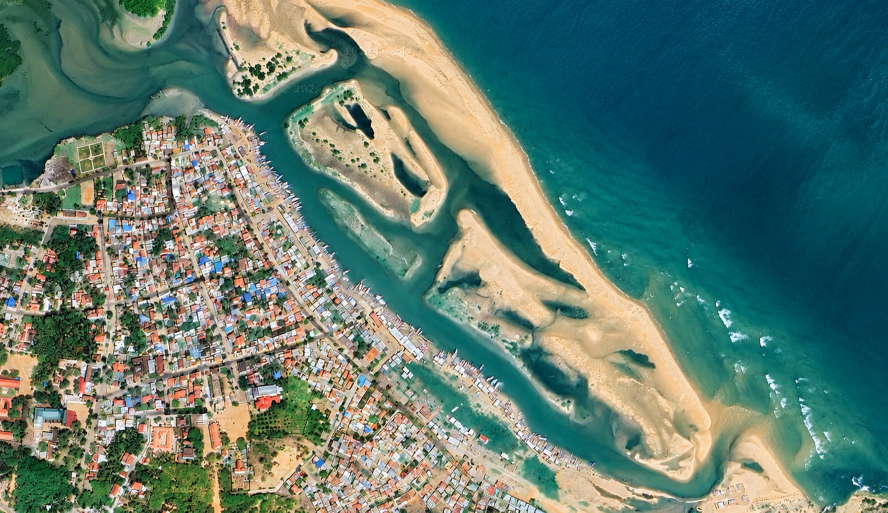
#> input picture assets/manapad-satellite.jpg, 1776 x 1025 px (shown at 1/2 size)
$ python build-scenery.py
#> lines starting #> are read from the running program, lines starting #| are printed output that depends on the picture; after the words box and inside, x2 and y2 are one past the last pixel; in counts of white or black regions, pixels touching at a corner belong together
"""Regenerate the 3D scenery data from assets/manapad-satellite.jpg.

Run from anywhere:  python3 tools/build-scenery.py
Needs: numpy, opencv-python.

Writes
  assets/water-mask.png        soft water mask (white = water) for the animated sea surface
  scripts/scenery-data.js      trees + building blocks (world metres), read by world.js
  scripts/texture-data.js      the satellite image and water mask as data URIs, so the
                               page also works when opened straight from disk (file://),
                               where browsers refuse to give WebGL images loaded from files.

Coordinates: original-screenshot pixels (1 px ~ 1 m at the screenshot's scale bar).
World X = x - 1100, world Z = y - 650. The satellite image covers x 215-1636, y 62-882
at 1.25 image px per unit. Buildings and trees are DERIVED FROM IMAGE COLOUR, not surveyed:
building footprints are grid cells that look like roofs, heights are random.
"""
import base64, json, os, random
import cv2
import numpy as np

ROOT = os.path.dirname(os.path.dirname(os.path.abspath(__file__)))
random.seed(7); np.random.seed(7)
img = cv2.imread(os.path.join(ROOT, "assets", "manapad-satellite.jpg"))
#> img is the input picture: shape (1025, 1776, 3); mean B, G, R 111.8, 122.9, 95
h, w = img.shape[:2]
#> h = 1025; w = 1776
hsv = cv2.cvtColor(img, cv2.COLOR_BGR2HSV).astype(np.float32)
H = hsv[..., 0] * 2; S = hsv[..., 1] / 255; V = hsv[..., 2] / 255
#> after `S = hsv[..., 1] / 255`:
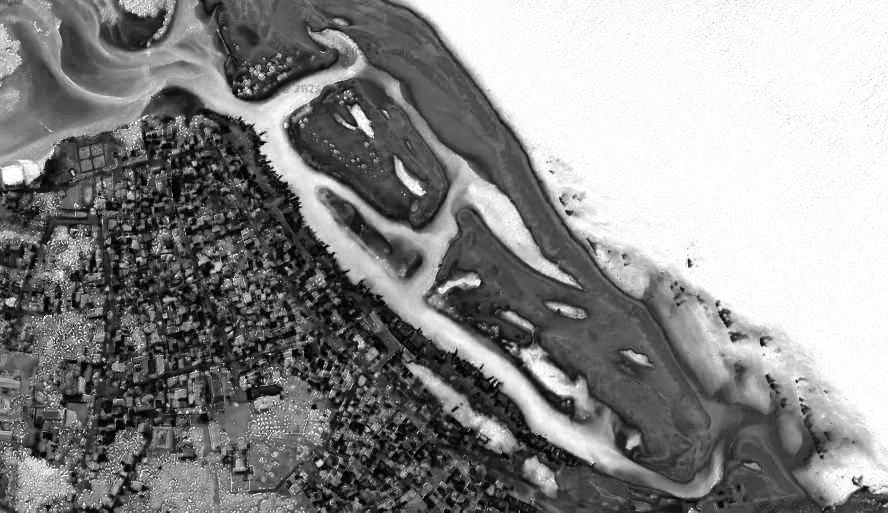
#> S: shape (1025, 1776) float32 (shown at 1/2 size); min 0, max 1, mean 0.538
b, g, r = [img[..., i].astype(np.float32) for i in range(3)]
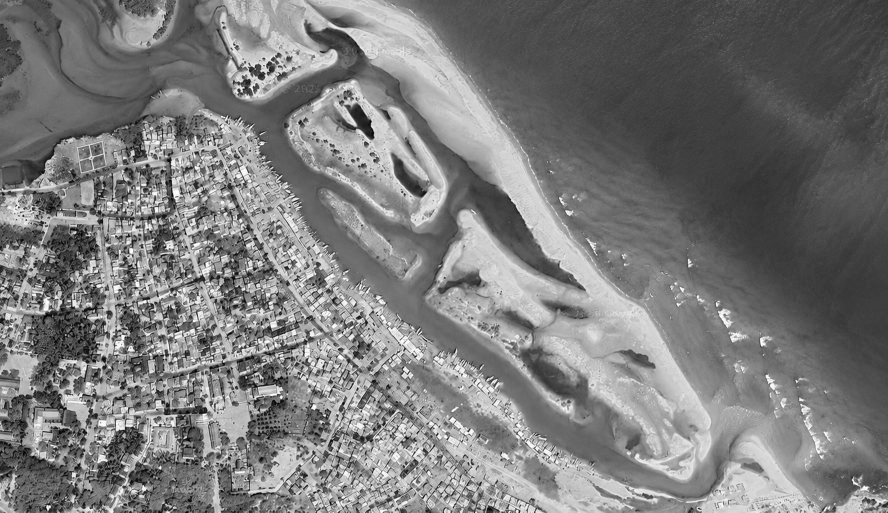
#> g: shape (1025, 1776) float32 (shown at 1/2 size); min 0, max 255, mean 122.9
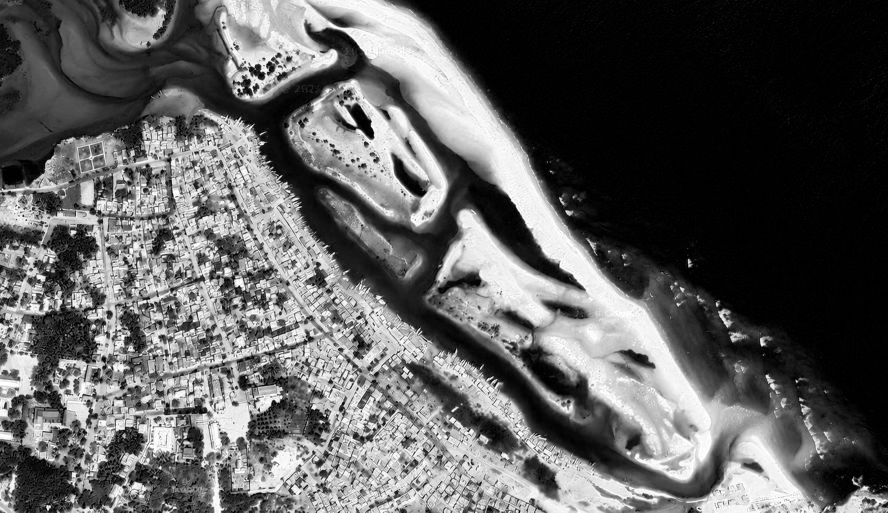
#> r: shape (1025, 1776) float32 (shown at 1/2 size); min 0, max 255, mean 95

water = (((H >= 150) & (H <= 215) & (S > 0.25)) | ((b > r + 25) & (g > r + 10) & (S > 0.3))).astype(np.uint8) * 255
#> water: shape (1025, 1776); 46.2% white; 780 white regions (606 under 20 px), largest, box (x1, y1, x2, y2) and area: (777, 0, 1776, 1020) 557660, (0, 0, 1447, 998) 235615, (774, 719, 1051, 912) 11887
water = cv2.morphologyEx(water, cv2.MORPH_OPEN, np.ones((5, 5), np.uint8))
#> water: shape (1025, 1776); 45.5% white; 110 white regions, largest, box (x1, y1, x2, y2) and area: (779, 0, 1776, 1016) 556970, (0, 0, 1447, 998) 233668, (799, 724, 1051, 908) 11136
water = cv2.morphologyEx(water, cv2.MORPH_CLOSE, np.ones((9, 9), np.uint8))
#> water: shape (1025, 1776); 45.9% white; 87 white regions, largest, box (x1, y1, x2, y2) and area: (779, 0, 1776, 1016) 559083, (0, 0, 1447, 1008) 237647, (799, 724, 1051, 908) 11512
n, lab, st, _ = cv2.connectedComponentsWithStats(water)
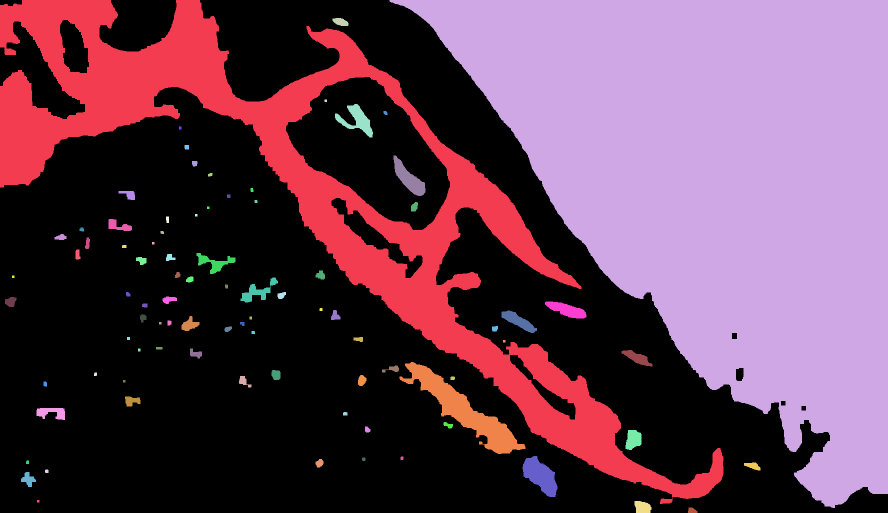
#> lab: shape (1025, 1776) int32 (shown at 1/2 size); 88 distinct labels, from 0 to 87; one colour per label, 0 black
#> n = 88; st = 88 rows, first 6: [0, 0, 1776, 1025, 985724], [0, 0, 1447, 1008, 237647], [779, 0, 997, 1016, 559083], [665, 36, 32, 16, 371], [649, 199, 5, 5, 25], [670, 208, 76, 67, 1980]
for i in range(1, n):
    if st[i, 4] < 2500:          # blue tarps on roofs are not water
        water[lab == i] = 0
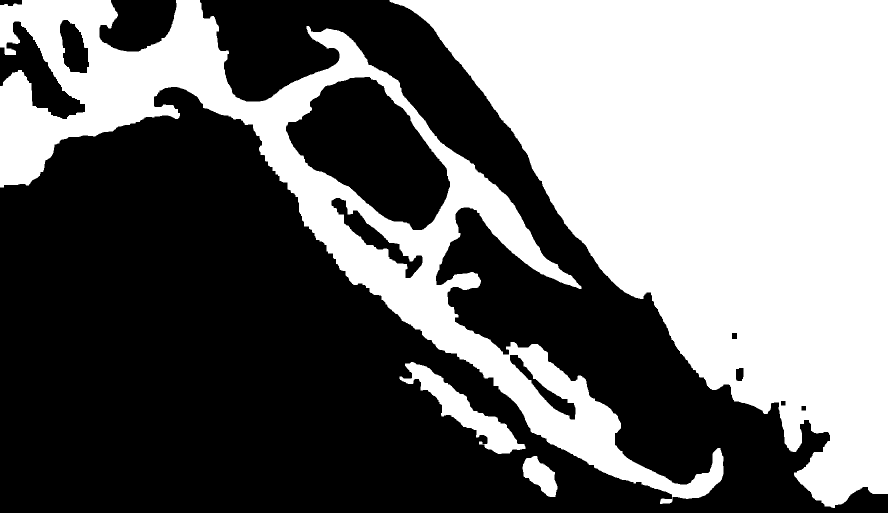
#> water: shape (1025, 1776) (shown at 1/2 size); 44.6% white; 4 white regions, box (x1, y1, x2, y2) and area: (779, 0, 1776, 1016) 559083, (0, 0, 1447, 1008) 237647, (799, 724, 1051, 908) 11512, (1045, 912, 1115, 994) 3274
soft = cv2.GaussianBlur(water, (0, 0), 2.5)
cv2.imwrite(os.path.join(ROOT, "assets", "water-mask.png"), cv2.resize(soft, (888, 512), interpolation=cv2.INTER_AREA))

veg = ((H >= 70) & (H < 150) & (S > 0.25) & (V < 0.75) & (g > r)).astype(np.uint8)
#> veg: shape (1025, 1776); values 0 (black) and 1 (white), 9.2% white; 1818 white regions (1374 under 20 px), largest, box (x1, y1, x2, y2) and area: (0, 855, 295, 1025) 22181, (258, 830, 425, 1025) 13651, (43, 600, 200, 817) 13183
veg[water > 0] = 0
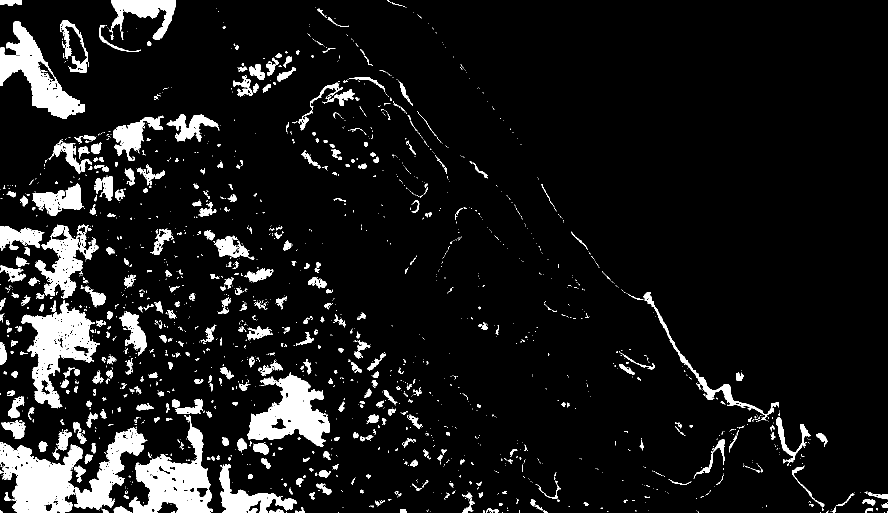
#> veg: shape (1025, 1776) (shown at 1/2 size); values 0 (black) and 1 (white), 9.2% white; 1764 white regions (1331 under 20 px), largest, box (x1, y1, x2, y2) and area: (0, 855, 295, 1025) 22181, (258, 830, 425, 1025) 13651, (43, 600, 200, 817) 13183
# settlement (town side of the channel), hand-drawn in image px
settle = np.array([(0, 370), (104, 296), (296, 237), (429, 222), (488, 266), (592, 414), (696, 533), (829, 666),
                   (947, 740), (1066, 829), (1184, 903), (1302, 977), (1406, 1025), (0, 1025)], np.int32)
smask = np.zeros((h, w), np.uint8); cv2.fillPoly(smask, [settle], 1)
#> after `cv2.fillPoly(smask, [settle], 1)`: smask: shape (1025, 1776); values 0 (black) and 1 (white), 35.9% white; 1 white region, box (x1, y1, x2, y2) and area: (0, 222, 1405, 1025) 652931
dist = cv2.distanceTransform((water == 0).astype(np.uint8), cv2.DIST_L2, 5)
smask[dist < 30] = 0             # keep the beach strip (existing boats) free
tmask = smask.copy(); tmask[0:370, 0:700] = 1


def world(ix, iy):
    return (ix / 1.25 + 215 - 1100, iy / 1.25 + 62 - 650)


trees = []
vegd = cv2.erode(veg, np.ones((3, 3), np.uint8))
#> vegd: shape (1025, 1776); values 0 (black) and 1 (white), 6% white; 799 white regions (531 under 20 px), largest, box (x1, y1, x2, y2) and area: (0, 891, 164, 1025) 11965, (259, 855, 422, 1025) 11717, (496, 752, 659, 893) 10512
step = 8
for y in range(0, h, step):
    for x in range(0, w, step):
        jx = min(w - 1, x + random.randint(0, step - 1)); jy = min(h - 1, y + random.randint(0, step - 1))
        if vegd[jy, jx] and tmask[jy, jx] and water[jy, jx] == 0:
            X, Z = world(jx, jy)
            trees.append([round(X, 1), round(Z, 1), round(random.uniform(5, 11), 1), random.randint(0, 2)])

road = ((S < 0.2) & (V > 0.45) & (V < 0.78)) | ((H >= 20) & (H <= 50) & (S > 0.15) & (S < 0.45) & (V > 0.55))
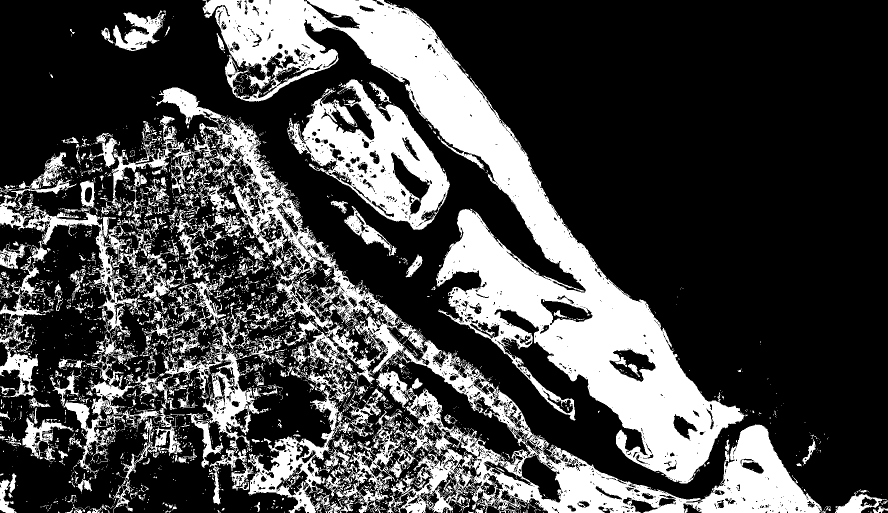
#> road: shape (1025, 1776) bool (shown at 1/2 size); 27.6% white; 3277 white regions (2912 under 20 px), largest, box (x1, y1, x2, y2) and area: (405, 0, 1489, 967) 200110, (223, 175, 1644, 1025) 144970, (575, 159, 900, 460) 38424
bld = []
cs = 8
for y in range(0, h - cs, cs):
    for x in range(0, w - cs, cs):
        if not smask[y + cs // 2, x + cs // 2]:
            continue
        cell = (slice(y, y + cs), slice(x, x + cs))
        if water[cell].mean() > 40 or veg[cell].mean() > 0.35 or road[cell].mean() > 0.55:
            continue
        X, Z = world(x + cs / 2, y + cs / 2)
        s = cs / 1.25
        bld.append([round(X, 1), round(Z, 1), round(s * random.uniform(.78, .95), 1), round(s * random.uniform(.78, .95), 1),
                    round(random.choice([3.2, 3.6, 4, 4.5, 6.5, 7, 9.5]), 1)])

with open(os.path.join(ROOT, "scripts", "scenery-data.js"), "w") as f:
    f.write("/* Generated by tools/build-scenery.py from the satellite image. Not surveyed.\n"
            "   trees: [x, z, height m, kind]; buildings: [x, z, w, d, height m] in world metres. */\n")
    f.write("window.SCENERY=" + json.dumps({"trees": trees, "buildings": bld}, separators=(",", ":")) + ";\n")


def uri(path, mime):
    with open(path, "rb") as fh:
        return "data:%s;base64,%s" % (mime, base64.b64encode(fh.read()).decode())


with open(os.path.join(ROOT, "scripts", "texture-data.js"), "w") as f:
    f.write("/* Generated by tools/build-scenery.py: assets embedded so file:// works. */\n")
    f.write("window.TEX={sat:%s,water:%s};\n" % (
        json.dumps(uri(os.path.join(ROOT, "assets", "manapad-satellite.jpg"), "image/jpeg")),
        json.dumps(uri(os.path.join(ROOT, "assets", "water-mask.png"), "image/png"))))
print("trees", len(trees), "buildings", len(bld))
#| trees 1670 buildings 4465
